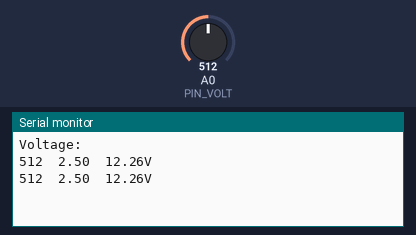
The sketch below on a simulated Arduino Uno, built with avr-gcc and run on an emulated ATmega328P. On the bench: the last lines printed to the serial monitor. The test bench sets the inputs (shaded band); at power-on: A0 (PIN_VOLT) = 512.

Above: at 1.8 s.
1.9 s: A0 (PIN_VOLT) set to 716
At 2.8 s:
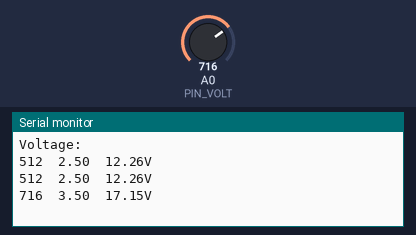
3.4 s: A0 (PIN_VOLT) set to 900
At 4.8 s:
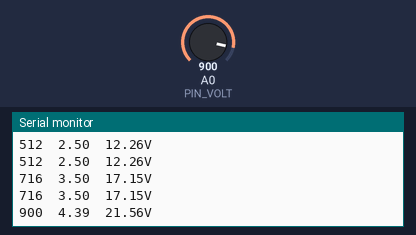
Timing chart, 0 to 6.4 s (numbered marks = the images above; inputs shaded):
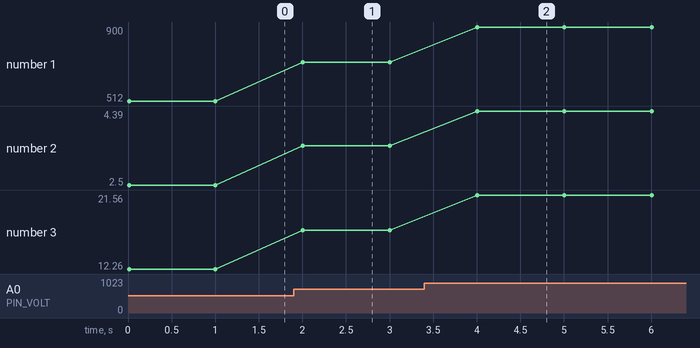

The sketch:

Voltmeter.ino
```cpp
#include <Wire.h>

#define PIN_VOLT A0
#define PIN_LED   0
#define R1  19800.0f
#define R2  5070.0f

#define BATTERY   1.5
float vout = 0.0f;
float vin = 0.0f;
void setup()
{
 pinMode(PIN_LED,OUTPUT);
 pinMode(PIN_VOLT, INPUT);
 Serial.begin(9600);
 Serial.println("Voltage: ");
}
void loop()
{
 int vol = analogRead(PIN_VOLT);
 vout = (vol*5.0f)/1024.0f;
 vin = vout / (R2/(R1 + R2));

 Serial.print(vol);
 Serial.print("\t");
 Serial.print(vout);
 Serial.print("\t");
 Serial.print(vin);
 Serial.println("V");
 delay(1000);
}
```

Measured:
- after the input at 1.9 s, the serial monitor: prints a new line after 0.10 s (image 1)
- after the input at 3.4 s, the serial monitor: prints a new line after 0.61 s (image 2)
- plotted number 1: 512 → 716 after the input at 1.9 s, 716 → 900 after the input at 3.4 s
- plotted number 2: 2.5 → 3.5 after the input at 1.9 s, 3.5 → 4.39 after the input at 3.4 s
- plotted number 3: 12.26 → 17.15 after the input at 1.9 s, 17.15 → 21.56 after the input at 3.4 s
